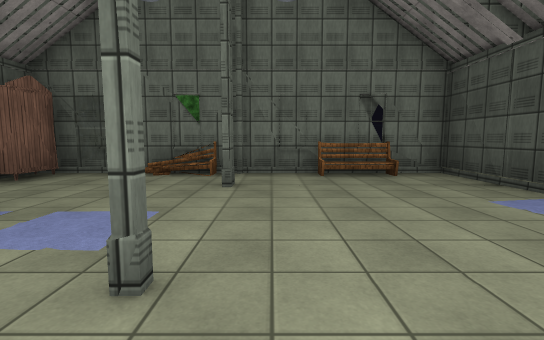
[1] (above)

23 first-person views from a walk through a 3-D level made in the Unity game engine. The camera is 1.4 m above the floor, tilts 6° down and sees 85° across. Doors are open. The floor is counted in squares, 2 m on a side. Each view is taken from the middle of a square. On the plan, view 1 faces up. The plan holds only what a view shows up to about 10 squares ahead; the rest is blank. The place goes on beyond the plan. Some trees and plants on the terrain are drawn as simple stand-ins. The player character is not drawn. Surface patterns are stand-ins for the level's own textures.

[2]
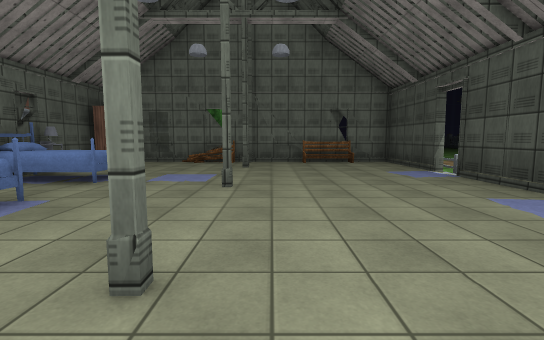

[3]
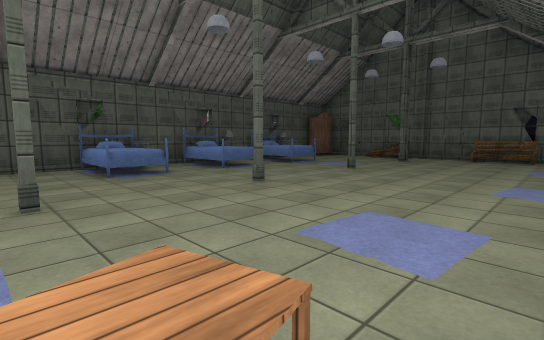

[4]
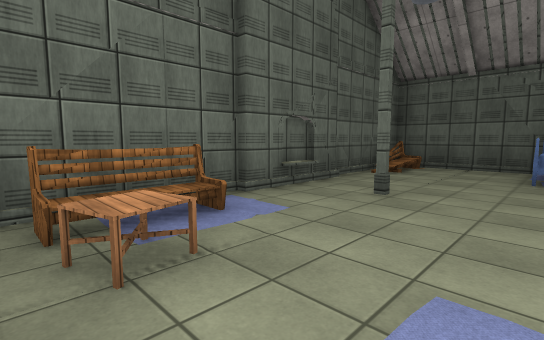

[5]
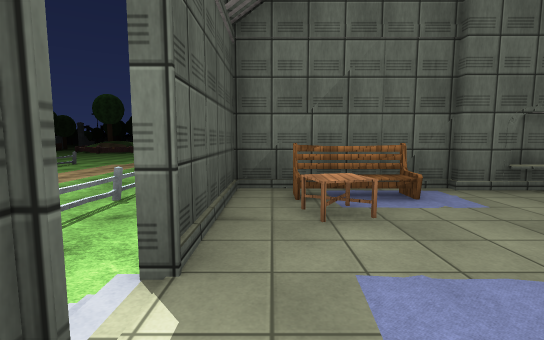

[6]
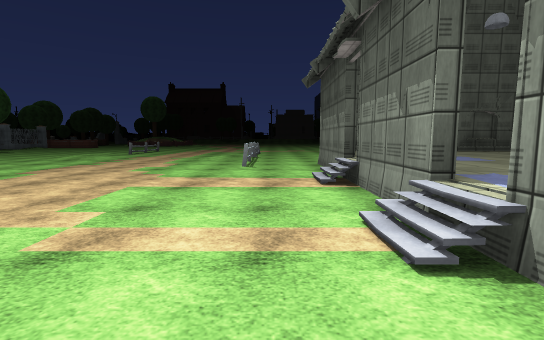

[7]
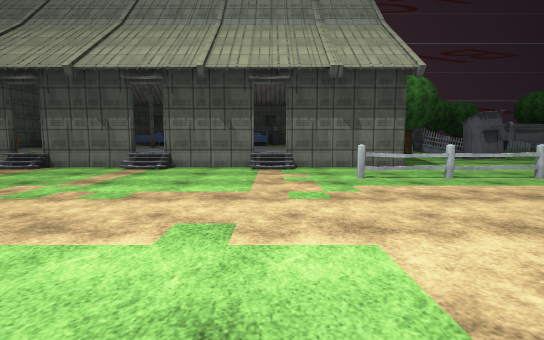

[8]
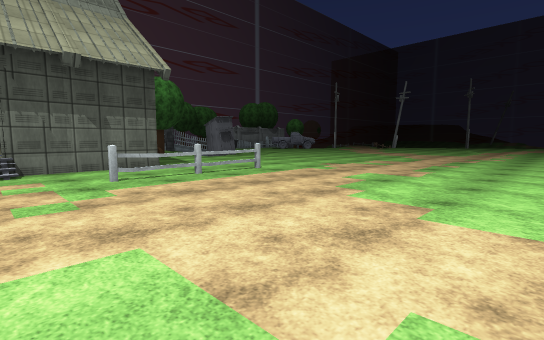

[9]
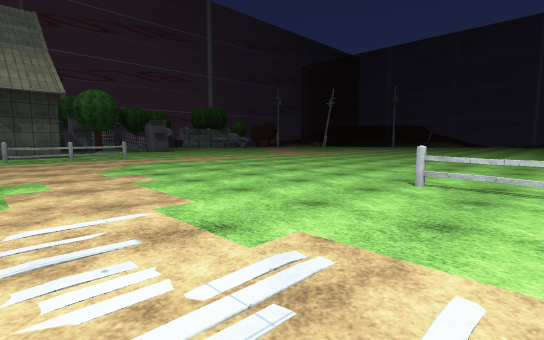

[10]
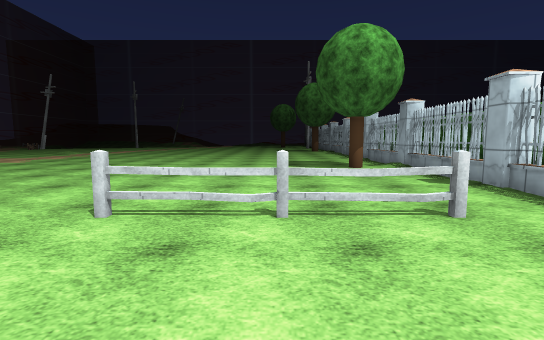

[11]
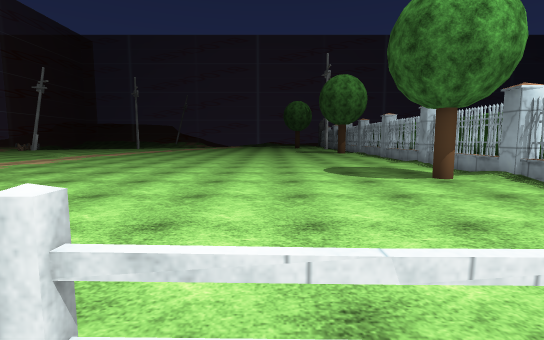

[12]
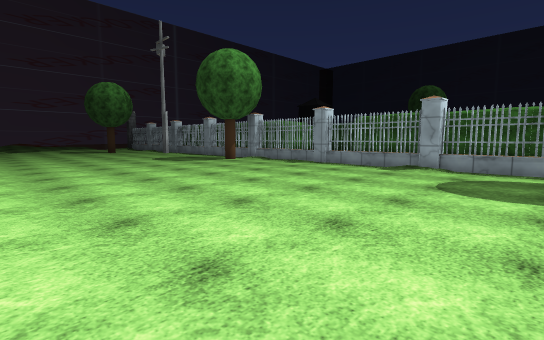

[13]
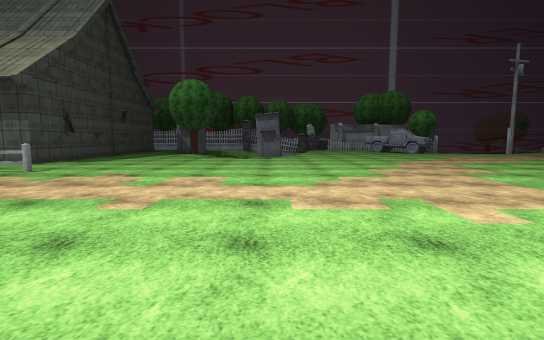

[14]
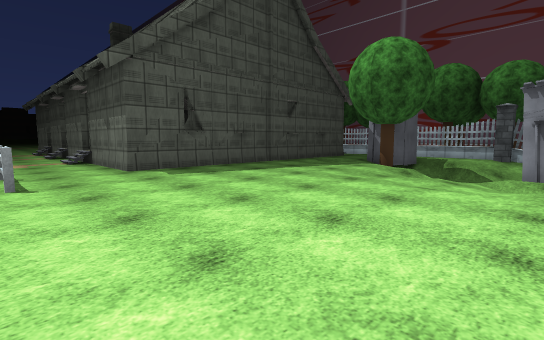

[15]
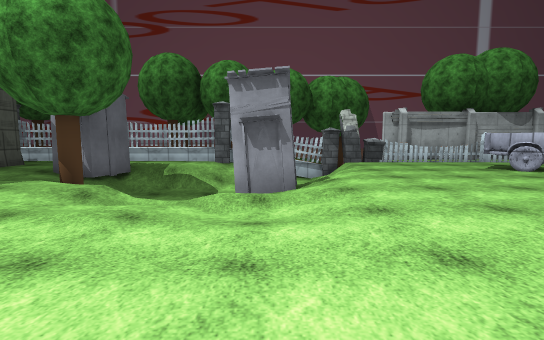

[16]
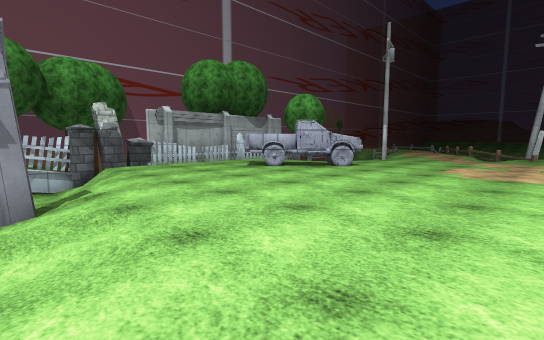

[17]
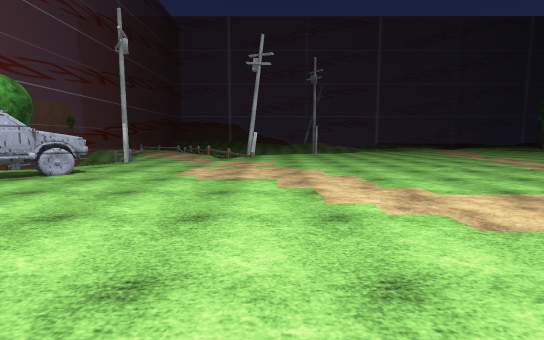

[18]
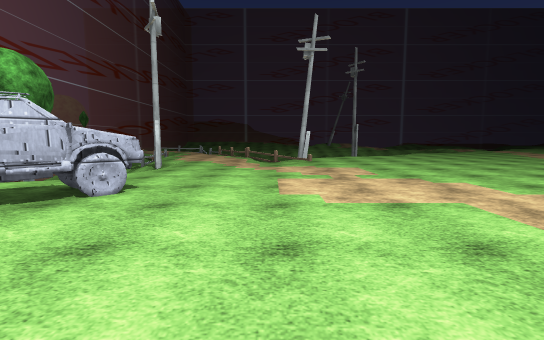

[19]
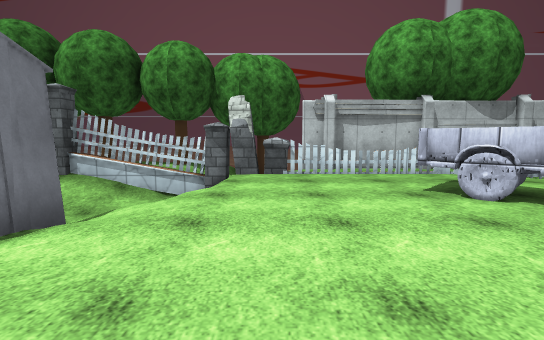

[20]
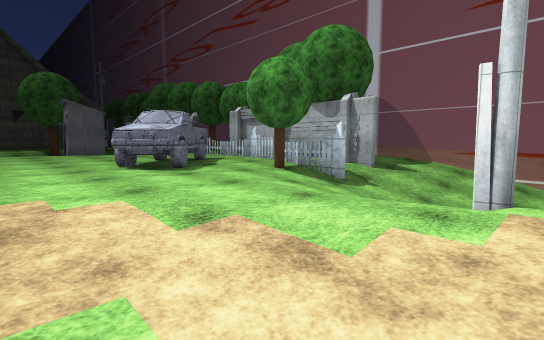

[21]
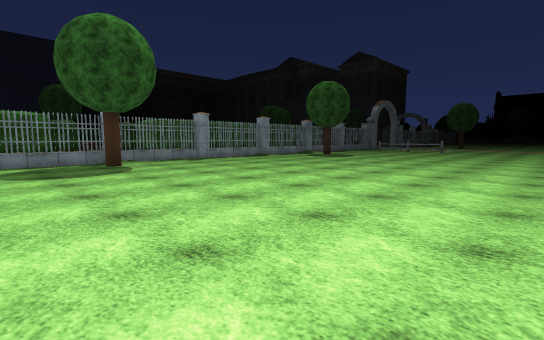

[22]
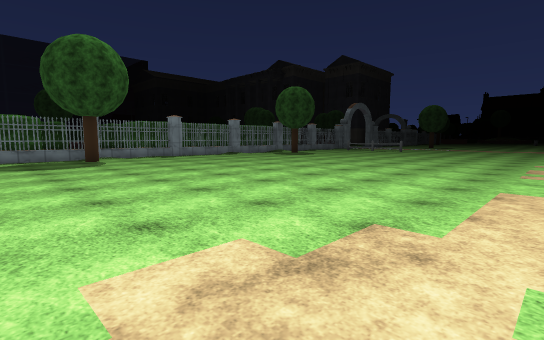

[23]
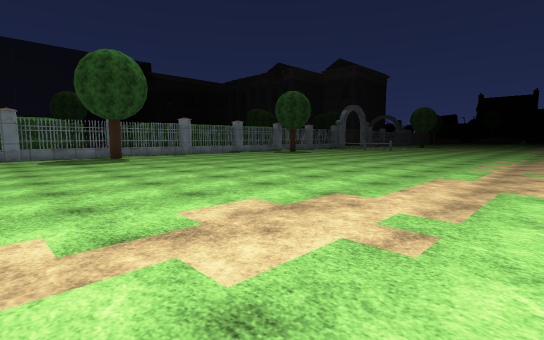

### Floor plan
Key: @ floor where view 1 was taken; # wall or solid block; x gap in a wall; . main floor; : floor 0.25 m higher than the main floor; - floor 0.25 m lower than the main floor; + floor 0.75 m higher than the main floor; _ floor 1 m lower than the main floor; / step, stairs or slope; = window, fence, low wall or low ledge; T thing the floor can be seen under or through; O other object.
Columns run from 9 left of view 1 to 23 right of it. Each row starts with its distance up from view 1.
 26      /../-/.................
 25  /// #/.--...................#
 24  //////......................=  #
 23  //////......................#  #
 22  /##//......................O#
 21  O#=O.O......................=
 20  O##..OO.....................#
 19  O##.OO......................#
 18   #=.O.......................=  #
 17   ##.........................#  #
 16 O  O.........................#  #
 15 O OO//.......................=  #
 14  O##_ ///....................#  #
 13  O##/_#////.................O#  #
 12  O#//__////..................=
 11  O#O/__//./..................#
 10 O.#.//_//....................#
  9  O=.##O/.................=#..
  8   #  #./.......T.............
  7     .../.......T............
  6   #.##########.T...........
  5   #O#O=+x++++#.T...........
  4     #++++++++#.............
  3     #OO++++++/.......
  2     #OO++++++#......
  1     #+++#++++#.....
  0     #OO++@+++/....
 -1     #OO++++++#....
 -2     #OO+#++++#.....
 -3     #OO++++++/......
 -4     #++++++++#.......
 -5     #+++++OO+#.#......
 -6     ##########........
 -7              ..........
 -8              ...:...:/.

Where each view was taken, in squares from view 1:
view 1: 0 up, 0 right, facing up
view 2: 3 down, 0 right, facing up
view 3: 5 down, 3 right, facing up-left
view 4: 3 down, 3 right, facing down-left
view 5: 2 down, 3 right, facing down
view 6: 2 up, 5 right, facing down
view 7: 3 up, 11 right, facing left
view 8: 3 up, 11 right, facing up-left
view 9: 4 up, 17 right, facing up-left
view 10: 6 up, 17 right, facing up
view 11: 8 up, 16 right, facing up
view 12: 14 up, 13 right, facing up-right
view 13: 13 up, 12 right, facing left
view 14: 13 up, 6 right, facing down-left
view 15: 13 up, 3 right, facing left
view 16: 13 up, 2 right, facing up-left
view 17: 14 up, 2 right, facing up
view 18: 16 up, 0 right, facing up
view 19: 16 up, 0 right, facing left
view 20: 26 up, 0 right, facing down-left
view 21: 25 up, 11 right, facing down-right
view 22: 25 up, 9 right, facing down-right
view 23: 26 up, 8 right, facing down-right
